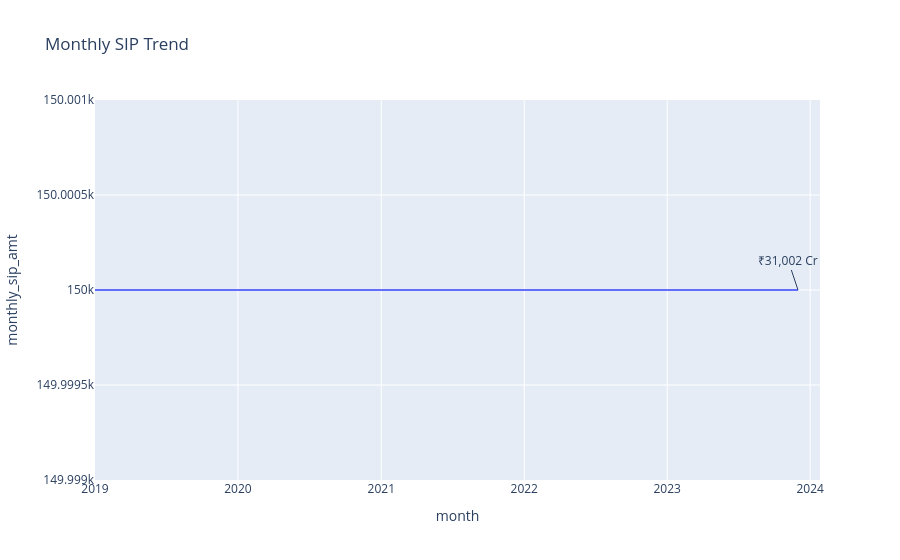

Write notebook code for a chart like this one.
### Code cell
sip_monthly = (
    sip.groupby("month")["monthly_sip_amt"]
    .sum()
    .reset_index()
)

fig = px.line(
    sip_monthly,
    x="month",
    y="monthly_sip_amt",
    title="Monthly SIP Trend"
)

fig.add_annotation(
    x=sip_monthly.iloc[-1]["month"],
    y=sip_monthly["monthly_sip_amt"].max(),
    text="₹31,002 Cr"
)

fig.show()

fig.write_html(
    "../reports/charts/sip_trend.html"
)
